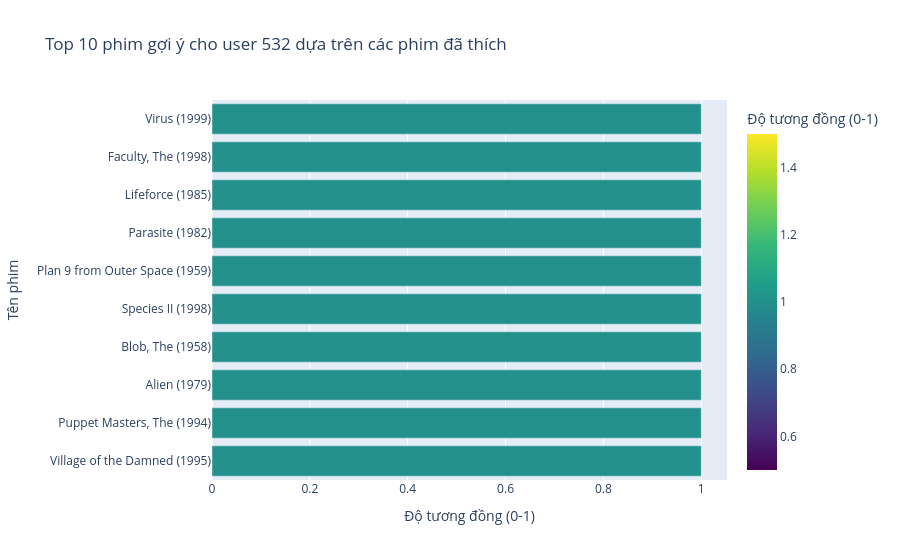

This figure's notebook cell:
### Code cell
user_id = random.choice(ratings['userId'].unique())
liked_movies = ratings[(ratings['userId'] == user_id) & (ratings['rating'] >= 4)]

if not liked_movies.empty:
    print(f"\nUser {user_id} thích các phim sau:")
    for movie_id in liked_movies['movieId'].values:
        movie_title = movies[movies['movieId'] == movie_id]['title'].values[0]
        print(f"- {movie_title}")
    
    cbf_recs = recommend_movies_for_user(user_id, ratings, movies, indices, cosine_sim, top_n=10)
    
    if not cbf_recs.empty:
        print("\nTop phim gợi ý (CBF):")
        print(cbf_recs)
        
        # Visualize recommendations
        fig = px.bar(
            cbf_recs.sort_values("similarity"),
            x="similarity",
            y="title",
            orientation="h",
            title=f"Top 10 phim gợi ý cho user {user_id} dựa trên các phim đã thích",
            labels={"similarity": "Độ tương đồng (0-1)", "title": "Tên phim"},
            color="similarity",
            color_continuous_scale="viridis"
        )
        fig.update_layout(yaxis={'categoryorder': 'total ascending'})
        fig.show()
    else:
        print("Không thể tạo gợi ý do không tìm thấy phim phù hợp.")
else:
    print(f"User {user_id} không có đánh giá >= 4 để làm gợi ý.")

### Figure 1 — Plotly figure (JSON) as saved in the notebook; plotly's stock layout.template omitted (floating-point values rounded to 4 significant figures)
{"data": [{"hovertemplate": "Độ tương đồng (0-1)=%{marker.color}<br>Tên phim=%{y}<extra></extra>", "legendgroup": "", "marker": {"color": [1.0, 1.0, 1.0, 1.0, 1.0, 1.0, 1.0, 1.0, 1.0, 1.0], "coloraxis": "coloraxis", "pattern": {"shape": ""}}, "name": "", "orientation": "h", "showlegend": false, "textposition": "auto", "type": "bar", "x": [1.0, 1.0, 1.0, 1.0, 1.0, 1.0, 1.0, 1.0, 1.0, 1.0], "xaxis": "x", "y": ["Village of the Damned (1995)", "Puppet Masters, The (1994)", "Alien (1979)", "Blob, The (1958)", "Species II (1998)", "Plan 9 from Outer Space (1959)", "Parasite (1982)", "Lifeforce (1985)", "Faculty, The (1998)", "Virus (1999)"], "yaxis": "y"}], "layout": {"barmode": "relative", "coloraxis": {"colorbar": {"title": {"text": "Độ tương đồng (0-1)"}}, "colorscale": [[0, "#440154"], [0.1111, "#482878"], [0.2222, "#3e4989"], [0.3333, "#31688e"], [0.4444, "#26828e"], [0.5556, "#1f9e89"], [0.6667, "#35b779"], [0.7778, "#6ece58"], [0.8889, "#b5de2b"], [1, "#fde725"]]}, "legend": {"tracegroupgap": 0}, "title": {"text": "Top 10 phim gợi ý cho user 532 dựa trên các phim đã thích"}, "xaxis": {"anchor": "y", "domain": [0, 1], "title": {"text": "Độ tương đồng (0-1)"}}, "yaxis": {"anchor": "x", "categoryorder": "total ascending", "domain": [0, 1], "title": {"text": "Tên phim"}}}}
